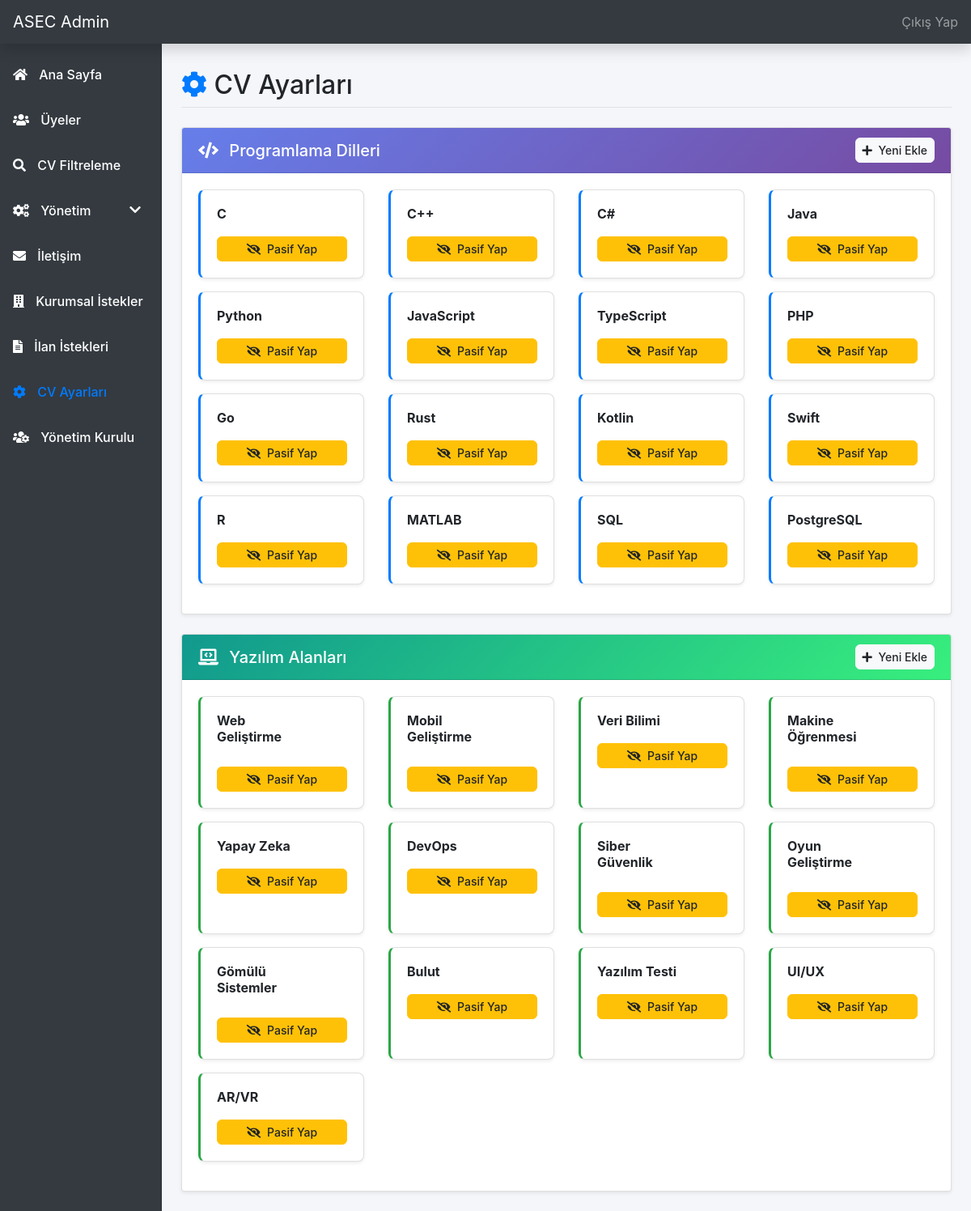
Page /admin/cv-ayarlari.php (signed in) on the committed database.
### tables this page shows
CREATE TABLE `cv_options` (
  `id` int NOT NULL AUTO_INCREMENT,
  `type` enum('language','software_field') NOT NULL,
  `name` varchar(255) NOT NULL,
  `display_order` int DEFAULT '0',
  `is_active` tinyint(1) DEFAULT '1',
  `created_at` timestamp NOT NULL DEFAULT CURRENT_TIMESTAMP,
  `updated_at` timestamp NOT NULL DEFAULT CURRENT_TIMESTAMP ON UPDATE CURRENT_TIMESTAMP,
  PRIMARY KEY (`id`),
  UNIQUE KEY `unique_type_name` (`type`,`name`),
  KEY `idx_type` (`type`),
  KEY `idx_display_order` (`display_order`)
);

### src/admin/cv-ayarlari.php (the view, shortened to what this page needs)
<?php
require_once '../db.php';
$pdo->exec('CREATE TABLE IF NOT EXISTS cv_options (
    id INT AUTO_INCREMENT PRIMARY KEY,
    type ENUM("language", "software_field") NOT NULL,
    name VARCHAR(255) NOT NULL,
    display_order INT DEFAULT 0,
    is_active TINYINT(1) DEFAULT 1,
    created_at TIMESTAMP DEFAULT CURRENT_TIMESTAMP,
    updated_at TIMESTAMP DEFAULT CURRENT_TIMESTAMP ON UPDATE CURRENT_TIMESTAMP,
    UNIQUE KEY unique_type_name (type, name),
    INDEX idx_type (type),
    INDEX idx_display_order (display_order)
) ENGINE=InnoDB DEFAULT CHARSET=utf8mb4 COLLATE=utf8mb4_unicode_ci');
$languages = $pdo->query('SELECT * FROM cv_options WHERE type = "language" ORDER BY display_order ASC, name ASC')->fetchAll();
$softwareFields = $pdo->query('SELECT * FROM cv_options WHERE type = "software_field" ORDER BY display_order ASC, name ASC')->fetchAll();
?>
<?php include 'admin-header.php'; ?>
<?php include 'sidebar.php'; ?>
<main class="container-fluid">
    <div class="row">
        <div class="col-md-9 ml-sm-auto col-lg-10 px-md-4">
            <div class="d-flex justify-content-between flex-wrap flex-md-nowrap align-items-center pt-3 pb-2 mb-4 border-bottom">
                <h1 class="h2 mb-0"><i class="fas fa-cog text-primary"></i> CV Ayarları</h1>
            </div>
            <div class="card shadow-sm mb-4">
                <div class="card-header bg-gradient-primary text-white d-flex justify-content-between align-items-center">
                    <h5 class="mb-0"><i class="fas fa-code mr-2"></i> Programlama Dilleri</h5>
                    <button type="button" class="btn btn-light btn-sm" data-toggle="modal" data-target="#addLanguageModal">
                        <i class="fas fa-plus mr-1"></i> Yeni Ekle
                    </button>
                </div>
                <div class="card-body">
                    <?php if (empty($languages)): ?>
                        <div class="text-center py-5 text-muted">
                            <i class="fas fa-code fa-3x mb-3"></i>
                            <p>Henüz programlama dili eklenmemiş.</p>
                        </div>
                    <?php else: ?>
                        <div class="row" id="languages-grid">
                            <?php foreach ($languages as $lang): ?>
                                <div class="col-md-4 col-sm-6 col-lg-3 mb-3" data-id="<?= $lang['id'] ?>">
                                    <div class="option-card card h-100 shadow-sm <?= $lang['is_active'] ? '' : 'inactive' ?>" style="border-left: 3px solid #007bff;">
                                        <div class="card-body p-3">
                                            <div class="d-flex justify-content-between align-items-start">
                                                <div class="flex-grow-1">
                                                    <h6 class="mb-1 font-weight-bold <?= $lang['is_active'] ? '' : 'text-muted' ?>">
                                                        <?= htmlspecialchars($lang['name']) ?>
                                                    </h6>
                                                </div>
                                            </div>
                                            <div class="mt-2">
                                                <form method="post" class="d-inline">
                                                    <button type="submit" class="btn btn-sm btn-<?= $lang['is_active'] ? 'warning' : 'success' ?> btn-block" title="<?= $lang['is_active'] ? 'Pasif Yap' : 'Aktif Yap' ?>">
                                                        <i class="fas fa-<?= $lang['is_active'] ? 'eye-slash' : 'eye' ?> mr-1"></i>
                                                        <?= $lang['is_active'] ? 'Pasif Yap' : 'Aktif Yap' ?>
                                                    </button>
                                                </form>
                                            </div>
                                        </div>
                                    </div>
                                </div>
                            <?php endforeach; ?>
                        </div>
                    <?php endif; ?>
                </div>
            </div>
            <div class="card shadow-sm mb-4">
                <div class="card-header bg-gradient-success text-white d-flex justify-content-between align-items-center">
                    <h5 class="mb-0"><i class="fas fa-laptop-code mr-2"></i> Yazılım Alanları</h5>
                    <button type="button" class="btn btn-light btn-sm" data-toggle="modal" data-target="#addSoftwareFieldModal">
                        <i class="fas fa-plus mr-1"></i> Yeni Ekle
                    </button>
                </div>
                <div class="card-body">
                    <?php if (empty($softwareFields)): ?>
                        <div class="text-center py-5 text-muted">
                            <i class="fas fa-laptop-code fa-3x mb-3"></i>
                            <p>Henüz yazılım alanı eklenmemiş.</p>
                        </div>
                    <?php else: ?>
                        <div class="row" id="software-fields-grid">
                            <?php foreach ($softwareFields as $field): ?>
                                <div class="col-md-4 col-sm-6 col-lg-3 mb-3" data-id="<?= $field['id'] ?>">
                                    <div class="option-card card h-100 shadow-sm <?= $field['is_active'] ? '' : 'inactive' ?>" style="border-left: 3px solid #28a745;">
                                        <div class="card-body p-3">
                                            <div class="d-flex justify-content-between align-items-start">
                                                <div class="flex-grow-1">
                                                    <h6 class="mb-1 font-weight-bold <?= $field['is_active'] ? '' : 'text-muted' ?>">
                                                        <?= htmlspecialchars($field['name']) ?>
                                                    </h6>
                                                </div>
                                            </div>
                                            <div class="mt-2">
                                                <form method="post" class="d-inline">
                                                    <button type="submit" class="btn btn-sm btn-<?= $field['is_active'] ? 'warning' : 'success' ?> btn-block" title="<?= $field['is_active'] ? 'Pasif Yap' : 'Aktif Yap' ?>">
                                                        <i class="fas fa-<?= $field['is_active'] ? 'eye-slash' : 'eye' ?> mr-1"></i>
                                                        <?= $field['is_active'] ? 'Pasif Yap' : 'Aktif Yap' ?>
                                                    </button>
                                                </form>
                                            </div>
                                        </div>
                                    </div>
                                </div>
                            <?php endforeach; ?>
                        </div>
                    <?php endif; ?>
                </div>
            </div>
        </div>
    </div>
</main>
</body>
</html>

### src/admin/admin-header.php (style rules this page uses)
body { background: #f5f6fa; }
.container, main { margin-left: 240px; padding-top: 70px; }

### src/admin/cv-ayarlari.php (style rules this page uses)
.option-card { transition: all 0.3s ease; border-radius: 8px; cursor: pointer; }
.bg-gradient-primary { background: linear-gradient(135deg, #667eea 0%, #764ba2 100%); }
.bg-gradient-success { background: linear-gradient(135deg, #11998e 0%, #38ef7d 100%); }
.btn-sm { border-radius: 6px; font-weight: 500; }
.card-body.p-3 { padding: 1.25rem !important; }

### rows in the picture
cv_options: name "C", is_active 1 (drawn)
cv_options: name "C++", is_active 1 (drawn)
cv_options: name "C#", is_active 1 (drawn)
cv_options: name "Java", is_active 1 (drawn)
cv_options: name "Python", is_active 1 (drawn)
cv_options: name "JavaScript", is_active 1 (drawn)
cv_options: name "TypeScript", is_active 1 (drawn)
cv_options: name "PHP", is_active 1 (drawn)
cv_options: name "Go", is_active 1 (drawn)
cv_options: name "Rust", is_active 1 (drawn)
cv_options: name "Kotlin", is_active 1 (drawn)
cv_options: name "Swift", is_active 1 (drawn)
cv_options: name "R", is_active 1 (drawn)
cv_options: name "MATLAB", is_active 1 (drawn)
cv_options: name "SQL", is_active 1 (drawn)
cv_options: name "PostgreSQL", is_active 1 (drawn)
cv_options: name "Web Geliştirme", is_active 1 (drawn)
cv_options: name "Mobil Geliştirme", is_active 1 (drawn)
cv_options: name "Veri Bilimi", is_active 1 (drawn)
cv_options: name "Makine Öğrenmesi", is_active 1 (drawn)
cv_options: name "Yapay Zeka", is_active 1 (drawn)
cv_options: name "DevOps", is_active 1 (drawn)
cv_options: name "Siber Güvenlik", is_active 1 (drawn)
cv_options: name "Oyun Geliştirme", is_active 1 (drawn)
cv_options: name "Gömülü Sistemler", is_active 1 (drawn)
cv_options: name "Bulut", is_active 1 (drawn)
cv_options: name "Yazılım Testi", is_active 1 (drawn)
cv_options: name "UI/UX", is_active 1 (drawn)
cv_options: name "AR/VR", is_active 1 (drawn)
